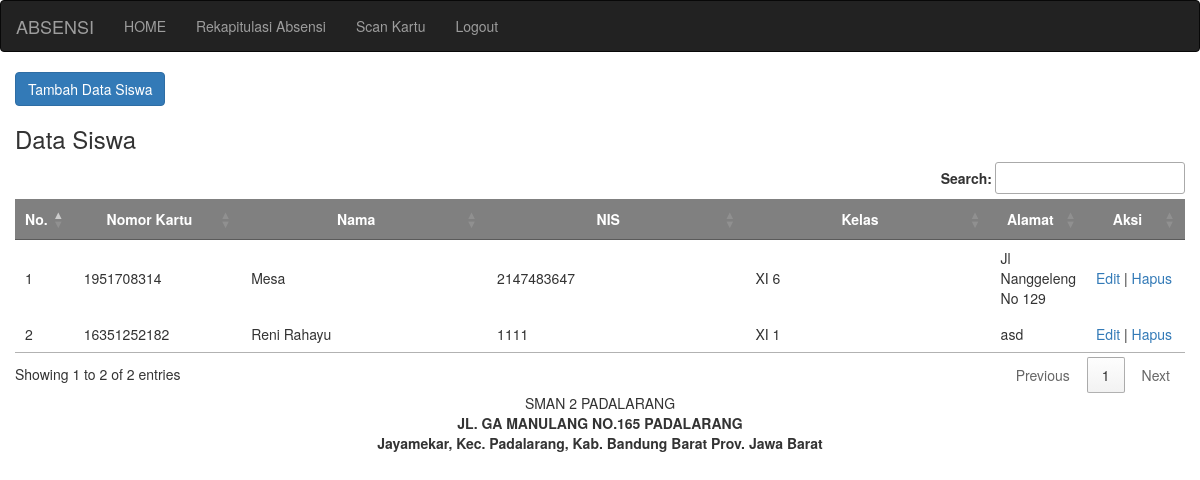
Page /datasiswa.php on the committed database.
### tables this page shows
CREATE TABLE `siswa` (
  `id` int NOT NULL AUTO_INCREMENT,
  `nomorkartu` varchar(20) NOT NULL,
  `nama` varchar(50) NOT NULL,
  `nis` int NOT NULL,
  `kelas` varchar(10) NOT NULL,
  `alamat` varchar(200) NOT NULL,
  PRIMARY KEY (`id`)
);

### datasiswa.php (the view, shortened to what this page needs)
<!DOCTYPE html>
<html>
<head>
	<?php include "header.php"; ?>
	<?php include "dataTables.php"; ?>
</head>
<body>
	<?php include "menu.php"; ?>
	<div class="container-fluid">
		<div>
			<a href="tambah.php"> <button class="btn btn-primary">Tambah Data Siswa</button> </a>
		</div>
		<h3>Data Siswa</h3>
		<table id="tabel-data">
		<thead>
				<tr style="background-color: grey; color: white;">
					<th style="width: 10px; text-align: center">No.</th>
					<th style="width: 200px; text-align: center">Nomor Kartu</th>
					<th style="width: 400px; text-align: center">Nama</th>
					<th style="width: 400px; text-align: center">NIS</th>
					<th style="width: 400px; text-align: center">Kelas</th>
					<th style="text-align: center">Alamat</th>
					<th style="width: 100px; text-align: center">Aksi</th>
				</tr>
			</thead>
			<tbody>
			<?php
					include "koneksi.php";
					$sql = mysqli_query($konek, "select * from siswa");
					$no = 1;
					while($data = mysqli_fetch_array($sql))
					{
				?>
				<tr>
					<td> <?php echo $no++; ?> </td>
					<td> <?php echo $data['nomorkartu']; ?> </td>
					<td> <?php echo $data['nama']; ?> </td>
					<td> <?php echo $data['nis']; ?> </td>
					<td> <?php echo $data['kelas']; ?> </td>
					<td> <?php echo $data['alamat']; ?> </td>
					<td>
						<a href="edit.php?id=<?php echo $data['id']; ?>"> Edit</a> | <a href="hapus.php?id=<?php echo $data['id']; ?>"> Hapus</a>
					</td>
				</tr>
				<?php } ?>
			</tbody>
		</table>
	</div>
	<?php include "footer.php"; ?>
</body>
</html>

### rows in the picture
siswa: nomorkartu "1951708314", nama "Mesa", nis "2147483647", kelas "XI 6", alamat "Jl Nanggeleng No 129"
siswa: nomorkartu "16351252182", nama "Reni Rahayu", nis "1111", kelas "XI 1", alamat "asd"
